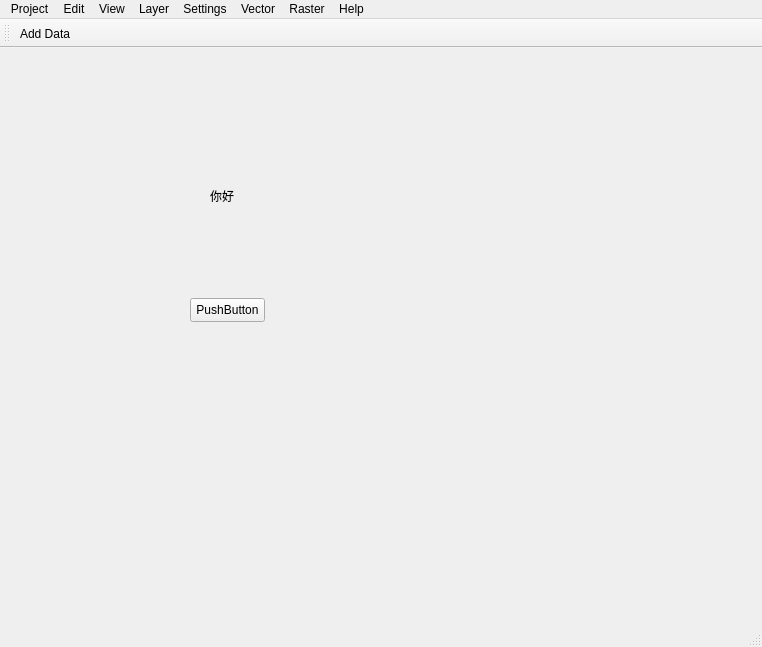
<?xml version="1.0" encoding="UTF-8"?>
<ui version="4.0">
 <class>MainWindow</class>
 <widget class="QMainWindow" name="MainWindow">
  <property name="geometry">
   <rect>
    <x>0</x>
    <y>0</y>
    <width>762</width>
    <height>647</height>
   </rect>
  </property>
  <property name="minimumSize">
   <size>
    <width>708</width>
    <height>618</height>
   </size>
  </property>
  <property name="windowTitle">
   <string>PiGIS</string>
  </property>
  <property name="locale">
   <locale language="English" country="UnitedStates"/>
  </property>
  <property name="animated">
   <bool>true</bool>
  </property>
  <widget class="QWidget" name="centralwidget">
   <widget class="QLabel" name="label">
    <property name="geometry">
     <rect>
      <x>210</x>
      <y>140</y>
      <width>161</width>
      <height>16</height>
     </rect>
    </property>
    <property name="text">
     <string>你好</string>
    </property>
   </widget>
   <widget class="QPushButton" name="pushButton">
    <property name="geometry">
     <rect>
      <x>190</x>
      <y>250</y>
      <width>75</width>
      <height>24</height>
     </rect>
    </property>
    <property name="text">
     <string>PushButton</string>
    </property>
   </widget>
  </widget>
  <widget class="QMenuBar" name="menubar">
   <property name="geometry">
    <rect>
     <x>0</x>
     <y>0</y>
     <width>762</width>
     <height>22</height>
    </rect>
   </property>
   <widget class="QMenu" name="menuLayer">
    <property name="title">
     <string>Layer</string>
    </property>
    <widget class="QMenu" name="menuAdd_layer">
     <property name="title">
      <string>Add Layer</string>
     </property>
     <addaction name="actionAddVectorLayer"/>
     <addaction name="actionAddRasterLayer"/>
     <addaction name="actionAddGPXLayer"/>
    </widget>
    <addaction name="menuAdd_layer"/>
    <addaction name="actionCopyLayer"/>
    <addaction name="separator"/>
    <addaction name="actionToggleEditing"/>
   </widget>
   <widget class="QMenu" name="menuSettings">
    <property name="title">
     <string>Settings</string>
    </property>
   </widget>
   <widget class="QMenu" name="menuVector">
    <property name="title">
     <string>Vector</string>
    </property>
   </widget>
   <widget class="QMenu" name="menuRaster">
    <property name="title">
     <string>Raster</string>
    </property>
   </widget>
   <widget class="QMenu" name="menuHelp">
    <property name="title">
     <string>Help</string>
    </property>
    <addaction name="actionAbout"/>
   </widget>
   <widget class="QMenu" name="menuView">
    <property name="title">
     <string>View</string>
    </property>
    <addaction name="actionShow_Tool_Bar"/>
   </widget>
   <widget class="QMenu" name="menuEdit">
    <property name="title">
     <string>Edit</string>
    </property>
    <addaction name="actionCut"/>
    <addaction name="actionCopy"/>
    <addaction name="separator"/>
    <addaction name="actionPaste"/>
    <addaction name="actionPasteAs"/>
    <addaction name="separator"/>
   </widget>
   <widget class="QMenu" name="menuProject">
    <property name="title">
     <string>Project</string>
    </property>
    <addaction name="actionProjectNew"/>
    <addaction name="actionProjectOpen"/>
    <addaction name="actionProjectSave"/>
    <addaction name="actionProjectSaveTo"/>
    <addaction name="actionExit"/>
    <addaction name="separator"/>
    <addaction name="actionSaveImage"/>
   </widget>
   <addaction name="menuProject"/>
   <addaction name="menuEdit"/>
   <addaction name="menuView"/>
   <addaction name="menuLayer"/>
   <addaction name="menuSettings"/>
   <addaction name="menuVector"/>
   <addaction name="menuRaster"/>
   <addaction name="menuHelp"/>
  </widget>
  <widget class="QStatusBar" name="statusBar"/>
  <widget class="QToolBar" name="toolBar">
   <property name="windowTitle">
    <string>toolBar</string>
   </property>
   <attribute name="toolBarArea">
    <enum>TopToolBarArea</enum>
   </attribute>
   <attribute name="toolBarBreak">
    <bool>false</bool>
   </attribute>
   <addaction name="actionAdd_Data"/>
  </widget>
  <action name="actionNew">
   <property name="text">
    <string>New</string>
   </property>
  </action>
  <action name="actionProjectNew">
   <property name="text">
    <string>New</string>
   </property>
  </action>
  <action name="actionProjectOpen">
   <property name="text">
    <string>Open</string>
   </property>
  </action>
  <action name="actionProjectSave">
   <property name="text">
    <string>Save</string>
   </property>
  </action>
  <action name="actionExit">
   <property name="text">
    <string>Exit</string>
   </property>
  </action>
  <action name="actionAbout">
   <property name="text">
    <string>About</string>
   </property>
  </action>
  <action name="actionCut">
   <property name="text">
    <string>Cut Features</string>
   </property>
  </action>
  <action name="actionCopy">
   <property name="text">
    <string>Copy Features</string>
   </property>
  </action>
  <action name="actionPaste">
   <property name="text">
    <string>Paste Features</string>
   </property>
  </action>
  <action name="actionPasteAs">
   <property name="text">
    <string>Paste As</string>
   </property>
  </action>
  <action name="actionAddVectorLayer">
   <property name="text">
    <string>Add Vector Layer</string>
   </property>
  </action>
  <action name="actionAddRasterLayer">
   <property name="text">
    <string>Add Raster Layer</string>
   </property>
  </action>
  <action name="actionAddGPXLayer">
   <property name="text">
    <string>Add GPX Layer</string>
   </property>
  </action>
  <action name="actionCopyLayer">
   <property name="text">
    <string>Copy Layer</string>
   </property>
  </action>
  <action name="actionToggleEditing">
   <property name="text">
    <string>Toggle Editing</string>
   </property>
  </action>
  <action name="actionShow_Tool_Bar">
   <property name="text">
    <string>Show Tool Bar</string>
   </property>
  </action>
  <action name="actionAdd_Data">
   <property name="icon">
    <iconset>
     <normaloff>../../../../Users/yiguanxianyu/.designer/backup/3666010.png</normaloff>../../../../Users/yiguanxianyu/.designer/backup/3666010.png</iconset>
   </property>
   <property name="text">
    <string>Add Data</string>
   </property>
  </action>
  <action name="actionSaveImage">
   <property name="text">
    <string>Save As Image</string>
   </property>
  </action>
  <action name="actionProjectSaveTo">
   <property name="text">
    <string>Save To</string>
   </property>
  </action>
 </widget>
 <resources/>
 <connections>
  <connection>
   <sender>actionProjectNew</sender>
   <signal>triggered()</signal>
   <receiver>MainWindow</receiver>
   <slot>new_project()</slot>
   <hints>
    <hint type="sourcelabel">
     <x>-1</x>
     <y>-1</y>
    </hint>
    <hint type="destinationlabel">
     <x>380</x>
     <y>323</y>
    </hint>
   </hints>
  </connection>
  <connection>
   <sender>actionProjectOpen</sender>
   <signal>triggered()</signal>
   <receiver>MainWindow</receiver>
   <slot>open_project()</slot>
   <hints>
    <hint type="sourcelabel">
     <x>-1</x>
     <y>-1</y>
    </hint>
    <hint type="destinationlabel">
     <x>380</x>
     <y>323</y>
    </hint>
   </hints>
  </connection>
  <connection>
   <sender>actionProjectSave</sender>
   <signal>triggered()</signal>
   <receiver>MainWindow</receiver>
   <slot>save_project()</slot>
   <hints>
    <hint type="sourcelabel">
     <x>-1</x>
     <y>-1</y>
    </hint>
    <hint type="destinationlabel">
     <x>380</x>
     <y>323</y>
    </hint>
   </hints>
  </connection>
  <connection>
   <sender>actionProjectSaveTo</sender>
   <signal>triggered()</signal>
   <receiver>MainWindow</receiver>
   <slot>save_project_to()</slot>
   <hints>
    <hint type="sourcelabel">
     <x>-1</x>
     <y>-1</y>
    </hint>
    <hint type="destinationlabel">
     <x>380</x>
     <y>323</y>
    </hint>
   </hints>
  </connection>
 </connections>
 <slots>
  <slot>open_project()</slot>
  <slot>new_project()</slot>
  <slot>save_project()</slot>
  <slot>save_project_to()</slot>
 </slots>
</ui>
